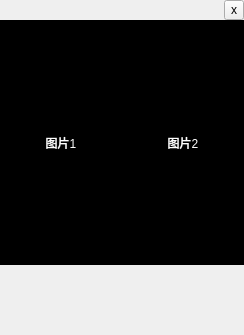
<?xml version="1.0" encoding="UTF-8"?>
<ui version="4.0">
 <class>Form</class>
 <widget class="QWidget" name="Form">
  <property name="windowModality">
   <enum>Qt::NonModal</enum>
  </property>
  <property name="geometry">
   <rect>
    <x>0</x>
    <y>0</y>
    <width>244</width>
    <height>335</height>
   </rect>
  </property>
  <property name="sizePolicy">
   <sizepolicy hsizetype="Preferred" vsizetype="Preferred">
    <horstretch>0</horstretch>
    <verstretch>0</verstretch>
   </sizepolicy>
  </property>
  <property name="windowTitle">
   <string>Form</string>
  </property>
  <layout class="QGridLayout" name="gridLayout_2">
   <property name="leftMargin">
    <number>0</number>
   </property>
   <property name="topMargin">
    <number>0</number>
   </property>
   <property name="rightMargin">
    <number>0</number>
   </property>
   <property name="bottomMargin">
    <number>0</number>
   </property>
   <property name="spacing">
    <number>0</number>
   </property>
   <item row="0" column="0">
    <widget class="QWidget" name="widget_wrapper" native="true">
     <property name="autoFillBackground">
      <bool>true</bool>
     </property>
     <property name="styleSheet">
      <string notr="true"/>
     </property>
     <layout class="QVBoxLayout" name="verticalLayout">
      <property name="spacing">
       <number>0</number>
      </property>
      <property name="leftMargin">
       <number>0</number>
      </property>
      <property name="topMargin">
       <number>0</number>
      </property>
      <property name="rightMargin">
       <number>0</number>
      </property>
      <property name="bottomMargin">
       <number>0</number>
      </property>
      <item>
       <layout class="QVBoxLayout" name="verticalLayout_2" stretch="0,2,1">
        <property name="spacing">
         <number>0</number>
        </property>
        <property name="bottomMargin">
         <number>10</number>
        </property>
        <item>
         <widget class="QWidget" name="widget_operates" native="true">
          <property name="minimumSize">
           <size>
            <width>0</width>
            <height>20</height>
           </size>
          </property>
          <property name="maximumSize">
           <size>
            <width>16777215</width>
            <height>20</height>
           </size>
          </property>
          <layout class="QHBoxLayout" name="horizontalLayout_2">
           <property name="spacing">
            <number>0</number>
           </property>
           <property name="leftMargin">
            <number>0</number>
           </property>
           <property name="topMargin">
            <number>0</number>
           </property>
           <property name="rightMargin">
            <number>0</number>
           </property>
           <property name="bottomMargin">
            <number>0</number>
           </property>
           <item>
            <spacer name="horizontalSpacer">
             <property name="orientation">
              <enum>Qt::Horizontal</enum>
             </property>
             <property name="sizeHint" stdset="0">
              <size>
               <width>40</width>
               <height>20</height>
              </size>
             </property>
            </spacer>
           </item>
           <item>
            <widget class="QToolButton" name="toolButton_delete">
             <property name="minimumSize">
              <size>
               <width>0</width>
               <height>0</height>
              </size>
             </property>
             <property name="maximumSize">
              <size>
               <width>20</width>
               <height>20</height>
              </size>
             </property>
             <property name="text">
              <string>x</string>
             </property>
            </widget>
           </item>
          </layout>
         </widget>
        </item>
        <item>
         <widget class="QWidget" name="widget_top" native="true">
          <property name="sizePolicy">
           <sizepolicy hsizetype="Preferred" vsizetype="Preferred">
            <horstretch>0</horstretch>
            <verstretch>0</verstretch>
           </sizepolicy>
          </property>
          <property name="minimumSize">
           <size>
            <width>0</width>
            <height>0</height>
           </size>
          </property>
          <property name="maximumSize">
           <size>
            <width>16777215</width>
            <height>16777215</height>
           </size>
          </property>
          <property name="styleSheet">
           <string notr="true">background-color:#000;
color:#fff;</string>
          </property>
          <layout class="QHBoxLayout" name="horizontalLayout_3">
           <property name="spacing">
            <number>0</number>
           </property>
           <property name="sizeConstraint">
            <enum>QLayout::SetNoConstraint</enum>
           </property>
           <property name="leftMargin">
            <number>0</number>
           </property>
           <property name="topMargin">
            <number>0</number>
           </property>
           <property name="rightMargin">
            <number>0</number>
           </property>
           <property name="bottomMargin">
            <number>0</number>
           </property>
           <item>
            <layout class="QHBoxLayout" name="horizontalLayout">
             <item>
              <widget class="QLabel" name="label_image1">
               <property name="maximumSize">
                <size>
                 <width>16777215</width>
                 <height>16777215</height>
                </size>
               </property>
               <property name="styleSheet">
                <string notr="true"/>
               </property>
               <property name="text">
                <string>图片1</string>
               </property>
               <property name="alignment">
                <set>Qt::AlignCenter</set>
               </property>
              </widget>
             </item>
             <item>
              <widget class="QLabel" name="label_image2">
               <property name="styleSheet">
                <string notr="true"/>
               </property>
               <property name="text">
                <string>图片2</string>
               </property>
               <property name="alignment">
                <set>Qt::AlignCenter</set>
               </property>
              </widget>
             </item>
            </layout>
           </item>
          </layout>
         </widget>
        </item>
        <item>
         <widget class="QWidget" name="widget_info" native="true">
          <property name="minimumSize">
           <size>
            <width>0</width>
            <height>60</height>
           </size>
          </property>
          <property name="maximumSize">
           <size>
            <width>16777215</width>
            <height>60</height>
           </size>
          </property>
          <property name="cursor">
           <cursorShape>PointingHandCursor</cursorShape>
          </property>
          <property name="autoFillBackground">
           <bool>false</bool>
          </property>
          <layout class="QGridLayout" name="gridLayout_4">
           <property name="leftMargin">
            <number>0</number>
           </property>
           <property name="topMargin">
            <number>0</number>
           </property>
           <property name="rightMargin">
            <number>0</number>
           </property>
           <property name="bottomMargin">
            <number>0</number>
           </property>
           <property name="spacing">
            <number>5</number>
           </property>
           <item row="0" column="0">
            <layout class="QFormLayout" name="formLayout">
             <property name="sizeConstraint">
              <enum>QLayout::SetDefaultConstraint</enum>
             </property>
             <property name="fieldGrowthPolicy">
              <enum>QFormLayout::AllNonFixedFieldsGrow</enum>
             </property>
             <property name="rowWrapPolicy">
              <enum>QFormLayout::DontWrapRows</enum>
             </property>
             <property name="labelAlignment">
              <set>Qt::AlignLeading|Qt::AlignLeft|Qt::AlignTop</set>
             </property>
             <property name="horizontalSpacing">
              <number>0</number>
             </property>
             <property name="leftMargin">
              <number>5</number>
             </property>
             <property name="topMargin">
              <number>10</number>
             </property>
             <property name="rightMargin">
              <number>5</number>
             </property>
             <property name="bottomMargin">
              <number>10</number>
             </property>
            </layout>
           </item>
          </layout>
         </widget>
        </item>
       </layout>
      </item>
     </layout>
    </widget>
   </item>
  </layout>
 </widget>
 <resources/>
 <connections/>
</ui>
